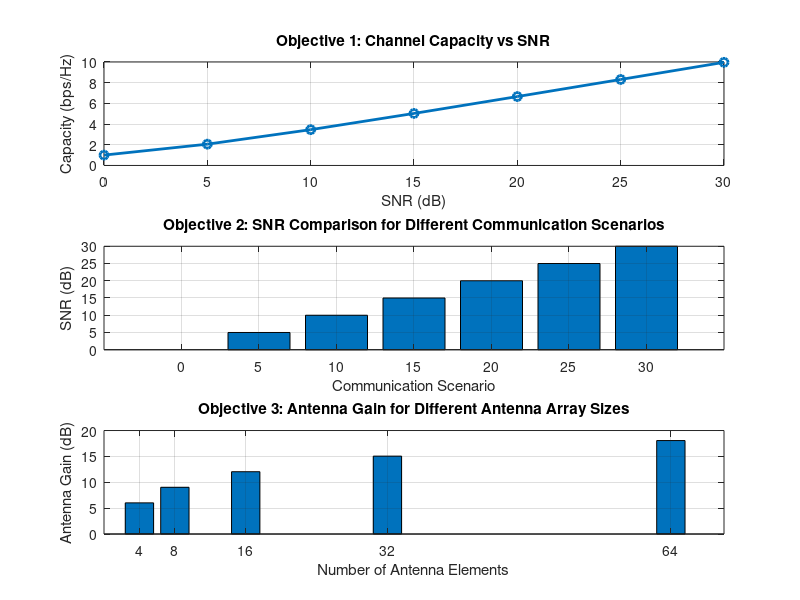

Reproduce this figure in MATLAB.
clc;
clear;
close all;

%% ================================
% Massive MIMO Performance Analysis
%% ================================

% SNR values (dB)
snr = 0:5:30;
snr_linear = 10.^(snr/10);

% Channel Capacity (Shannon Formula)
capacity = log2(1 + snr_linear);

% Antenna Array Sizes
antennas = [4 8 16 32 64];

% Antenna Gain (dB)
gain = 10*log10(antennas);

%% Create Figure
figure;

%% Objective 1: Channel Capacity vs SNR
subplot(3,1,1)
plot(snr, capacity, '-o', ...
    'LineWidth',2, ...
    'MarkerSize',6);
grid on;
xlabel('SNR (dB)');
ylabel('Capacity (bps/Hz)');
title('Objective 1: Channel Capacity vs SNR');

%% Objective 2: SNR Comparison (Bar Graph)
subplot(3,1,2)
bar(snr, snr);
grid on;
xlabel('Communication Scenario');
ylabel('SNR (dB)');
title('Objective 2: SNR Comparison for Different Communication Scenarios');
xticklabels({'0','5','10','15','20','25','30'});

%% Objective 3: Antenna Gain vs Array Size
subplot(3,1,3)
bar(antennas, gain);
grid on;
xlabel('Number of Antenna Elements');
ylabel('Antenna Gain (dB)');
title('Objective 3: Antenna Gain for Different Antenna Array Sizes');

%% Display Values
disp('--------------------------------------------');
disp(' SNR(dB)     Channel Capacity (bps/Hz)');
disp('--------------------------------------------');
disp([snr' capacity']);

disp('--------------------------------------------');
disp(' Antennas     Antenna Gain (dB)');
disp('--------------------------------------------');
disp([antennas' gain']);
